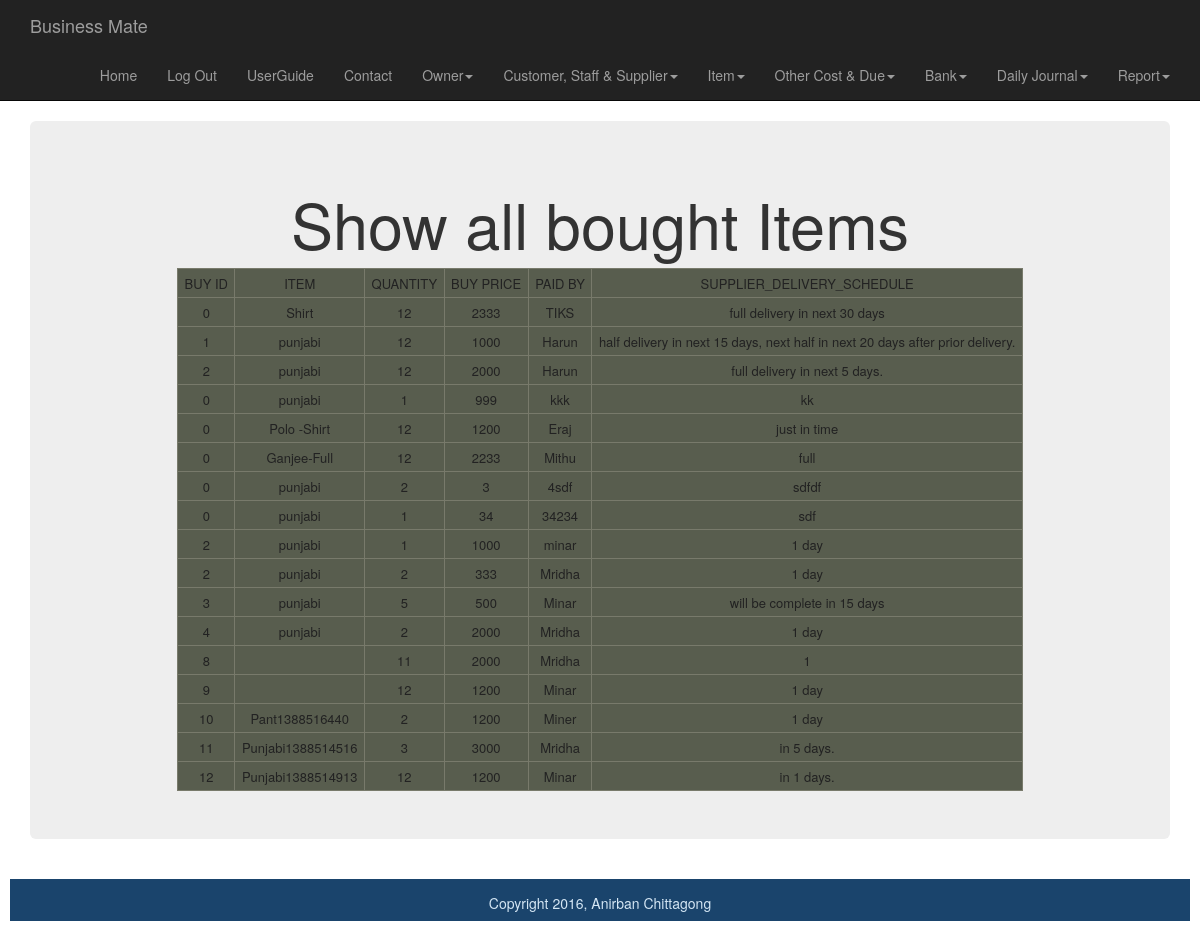
The page /smart_shop/item_section/searchItemBuyByDate.php (signed in) on the database its author committed.
### tables this page shows
CREATE TABLE IF NOT EXISTS `daily_item_buy` (
  `id` int(11) NOT NULL AUTO_INCREMENT,
  `buy_id` int(11) NOT NULL,
  `item_id` int(11) NOT NULL,
  `quantity` int(10) NOT NULL,
  `price` float NOT NULL,
  `paid_by` varchar(200) NOT NULL,
  `due_amount` float NOT NULL,
  `due_description` varchar(200) NOT NULL,
  `userId` int(11) NOT NULL,
  `supplier_delivery_schedule` varchar(300) NOT NULL,
  PRIMARY KEY (`id`),
  KEY `item_id` (`item_id`)
);

CREATE TABLE IF NOT EXISTS `item` (
  `id` int(11) NOT NULL AUTO_INCREMENT,
  `name` varchar(200) NOT NULL,
  `userId` int(11) NOT NULL,
  `quantity` int(11) NOT NULL,
  `store_id` int(11) NOT NULL,
  `sell_price` int(11) NOT NULL,
  `buy_price` int(11) NOT NULL,
  PRIMARY KEY (`id`)
);

### smart_shop/dbGeneralFunctions.php (called while the page is built, shortened)
<?php
	function get_item_by_id($item_id) {
		$connection =mysql_connect(DB_SERVER,DB_USER,DB_PASS);
		 $db_select=mysql_select_db(DB_NAME,$connection);
		 $user_id=$_SESSION['userId'];
		$query = "SELECT *
				FROM item WHERE userId = {$user_id} AND id = {$item_id} ";
		$result_set = mysql_query($query, $connection);
		return $result_set;
	}
?>

### smart_shop/item_section/searchItemBuyByDate.php (the view, shortened to what this page needs)
<?php require_once("..\dbGeneralFunctions.php");?>
<?php
$connection =mysql_connect(DB_SERVER,DB_USER,DB_PASS);
 ?>
 <?php include("../includes/header.php"); ?>
		<div class="container">
		<div class="jumbotron">
		<h1>Show all bought Items  </h1>
		<table>
		 <?php
		 $user_id=$_SESSION['userId'];
		  $query= "SELECT * ";
		  $query .= "FROM daily_item_buy ";
		  $query .= "WHERE userId = {$user_id} ";
		  $result_set= mysql_query($query,$connection);
		   if( mysql_num_rows($result_set)>0)
				{
		  echo "<tr><td>"."BUY ID"."</td><td>"."ITEM "."</td><td>"."QUANTITY"."</td><td>"."BUY PRICE"."</td><td>"."PAID BY"."</td><td>"."SUPPLIER_DELIVERY_SCHEDULE"."</td></tr>";
		  while($row=mysql_fetch_array($result_set)){
		  $item_set=get_item_by_id($row["item_id"]);
						$item= mysql_fetch_array($item_set);
			echo "<tr><td>".$row["buy_id"]."</td><td>".$item["name"]."</td><td>".$row["quantity"]."</td><td>".$row["price"]."</td><td>".$row["paid_by"]."</td><td>".$row["supplier_delivery_schedule"]."</td></tr>";
		  }
		  }
				else {
					echo "Sorry, no data yet.";
				 }
		?>
		</table>
	 </div>
	 </div>
	<div id="footer">Copyright 2016, Anirban Chittagong</div>
	</body>
</html>

### smart_shop/css/styles.css (style rules this page uses)
table, tr, td { border: 1px solid #787A6B; margin:0 auto; font-size: 13px; line-height: 15px; padding: 0.5em; background:#585D4E; color:#222; text-align:center; }
.jumbotron { text-align:center; }
#footer { height: 3em; margin: 10px; padding: 1em; text-align: center; background: #1A446C; color: #D4E6F4; clear:both; }

### rows shown on the page
daily_item_buy: buy "0", item.name "Shirt", quantity "12", price "2333", paid_by "TIKS", supplier_delivery_schedule "full delivery in next 30 days"
daily_item_buy: buy "1", item.name "punjabi", quantity "12", price "1000", paid_by "Harun", supplier_delivery_schedule "half delivery in next 15 days, next half in next 20 days after prior delivery."
daily_item_buy: buy "2", item.name "punjabi", quantity "12", price "2000", paid_by "Harun", supplier_delivery_schedule "full delivery in next 5 days."
daily_item_buy: buy "0", item.name "punjabi", quantity "1", price "999", paid_by "kkk", supplier_delivery_schedule "kk"
daily_item_buy: buy "0", item.name "Polo -Shirt", quantity "12", price "1200", paid_by "Eraj", supplier_delivery_schedule "just in time"
daily_item_buy: buy "0", item.name "Ganjee-Full", quantity "12", price "2233", paid_by "Mithu", supplier_delivery_schedule "full"
daily_item_buy: buy "0", item.name "punjabi", quantity "2", price "3", paid_by "4sdf", supplier_delivery_schedule "sdfdf"
daily_item_buy: buy "0", item.name "punjabi", quantity "1", price "34", paid_by "34234", supplier_delivery_schedule "sdf"
daily_item_buy: buy "2", item.name "punjabi", quantity "1", price "1000", paid_by "minar", supplier_delivery_schedule "1 day"
daily_item_buy: buy "2", item.name "punjabi", quantity "2", price "333", paid_by "Mridha", supplier_delivery_schedule "1 day"
daily_item_buy: buy "3", item.name "punjabi", quantity "5", price "500", paid_by "Minar", supplier_delivery_schedule "will be complete in 15 days"
daily_item_buy: buy "4", item.name "punjabi", quantity "2", price "2000", paid_by "Mridha", supplier_delivery_schedule "1 day"
daily_item_buy: buy "8", quantity "11", price "2000", paid_by "Mridha", supplier_delivery_schedule "1"
daily_item_buy: buy "9", quantity "12", price "1200", paid_by "Minar", supplier_delivery_schedule "1 day"
daily_item_buy: buy "10", item.name "Pant1388516440", quantity "2", price "1200", paid_by "Miner", supplier_delivery_schedule "1 day"
daily_item_buy: buy "11", item.name "Punjabi1388514516", quantity "3", price "3000", paid_by "Mridha", supplier_delivery_schedule "in 5 days."
daily_item_buy: buy "12", item.name "Punjabi1388514913", quantity "12", price "1200", paid_by "Minar", supplier_delivery_schedule "in 1 days."
